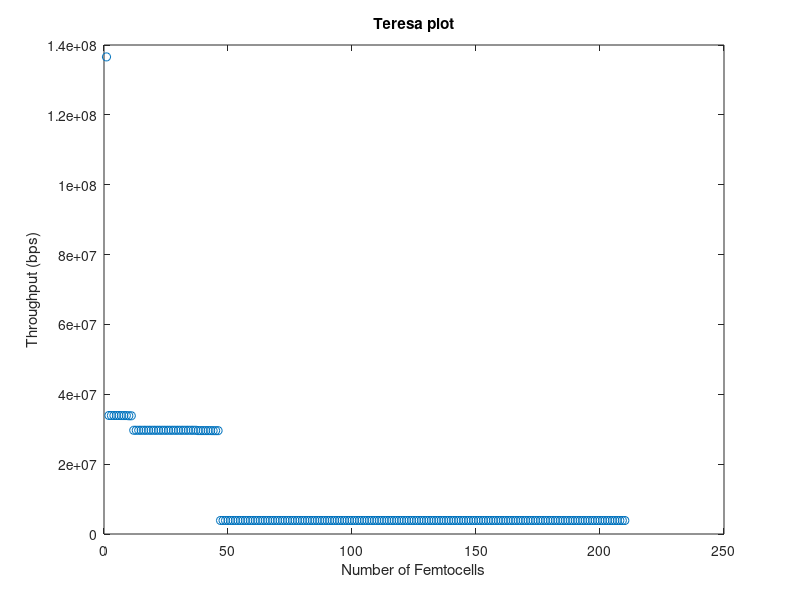
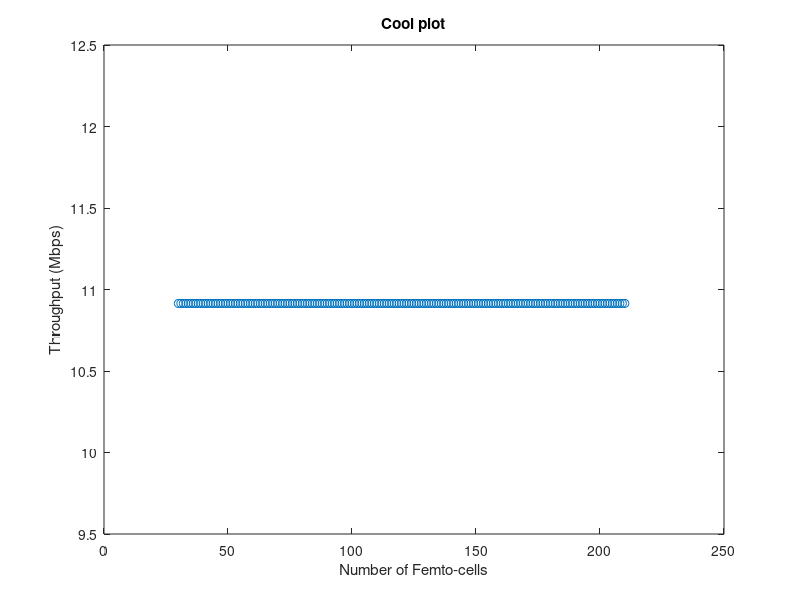

Reproduce these figures in MATLAB, in order.
%**************************************************************************
% Filename: FFR_Simulator.m
% Group Name: GTW-E
% Date: 03/17/2020
% Description: Script used to simulate Fractional Frequency Reuse(FFR)
% medthods for HetNet applications. FFR algorithm is modeled to
% analyze performance tradeoffs. 
%
% FFR Algorithms:
%                FFR-3SL (Proposed Paper) 
%
%**************************************************************************

%----------------------------------------------------
% Common Sim Variables
%----------------------------------------------------
BER     = 10^-5;                % Target Bit Error Rate(BER)
alpha   = -1.5/log(BER);        % Constant for target BER
delta_f  = 15e3;                % Subcarrier spacing (Hz)
CH_BW   = 20e6;                 % Channel Bandwidth (Hz)
Max_Subcarriers = CH_BW/delta_f;% Maximum number of subcarriers
macro_radius = 500;             % Macrocell radius(m)
femto_radius = 30;              % femtocell radius(m)
m_users = 150;                  % Macrocell Users
f_users = 150;                  % Femtocell Users
SCpRB   = 12;                   % Sub-carriers per resource block
Num_RB  = 100;                  % Total number of resource blocks
Num_SC  = Num_RB*SCpRB;         % Number of subcarriers
transmitPower_macro = 20;       % Macrocell transmit power in Watts
MC_TxP_vec  = [10 15 20];       % Macrocell Base Station Transmit Power
transmitPower_femto = 20e-3;	% Femtocell Base Station Transmit Power in Watts
transmitPower_mue   = 1;        % MUE transmit power (ASSUMPTION because the paper doesn't cite one)
Noise_PSD  = -174;              % Noise Power Spectral Density (dBm/Hz)
Num_Mc  = 7;                    % Number of Macrocells
Num_Fc  = 30;                   % Number of Femtocells per macrocell
T_Num_Fc  = 210;                % Total Number of Femtocells
Num_RB  = 100;                  % Number of Resource Blocks
SB_Sect = 4;                    % Subbands per sector
total_subbands = 7;             % Total freq band is divided into 7 subbands A-G
d_vec  = 5;                     % Distance from base station to user in meters
MUE_vec = 1:150;                % vector of macro user equipments to loop through
subcarriers_vec = 1:1333;       % vector of subcarriers. This was calculated by 
                                % dividing the channel bandwidth of 20 MHz by the 
                                % subcarrier spacing of 15 kHz. 
number_of_runs = 100;           % number of times to run the Monte Carlo sim
                         

%**************************************************************************
% FFR-3SL Code (Proposed Paper)
%**************************************************************************
% %-------------------------------------------
% % Macrocell - SINR, Capacity, and Throughput
% %-------------------------------------------
% idx=0;
% Tm_vec = [];
% Nf_vec = 30:210;
% for Nf=Nf_vec
%     
%     % Convert Macrocell power to watts
%     MC_TxP = MC_TxP_vec(3);
%     MC_TxP_W = 10^(MC_TxP/10);
%     
%     % Convert Femtocell power to watts
%     FC_TxP_W = 10^(transmitPower_femto/10);
%     
%     
%     % Summation of M neighboring Macro-cell's Power & Gain products on sub-carrier k
%     % Equation 4 - Denomonator middle summation
%     sigma_PMp_GMp = 0; % Initialize to zero
%     sigma_PF_GF   = 0; % Initialize to zero
%     for m=1:(Num_Mc-1)
%         %d = d_vec(m);
%         d=866;
%         PL_macro = 28.0 + 35*log10(d);
%         Gain = 10^-(PL_macro/10);
%         sigma_PMp_GMp = sigma_PMp_GMp + (MC_TxP_W*Gain);
%         
%         % Summation of F neighboring Femto-cell Power & Gain products on sub-carrier k
%         for f=1:(Num_Fc)
%             % Distance to any interferring femtocell will be 60 - 470m
%             d_femto = round(rand*(470) + (2*femto_radius));
%             PL_femto = 28.0 + 35*log10(d_femto);
%             Gain = 10^-(PL_femto/10);
%             sigma_PF_GF = sigma_PF_GF + (FC_TxP_W*Gain);
%         end
%     
%     end
%     
%     % Calculate channel gain (NOTE: Removing the Xsigma and the |H|
%     % Rayleigh Gaussian distribution).
%     %d_user = round(rand*(macro_radius));
%     d_user = 30;
%     PL_user = 28.0 + 35*log10(d_user);
%     Ch_Gain_W = 10^(-PL_user/10);
%     
%     % SINR equation for a given Macro-cell on sub-carrier k
%     % NOTE: this is equation 4 from the paper
%     SINRmk = (MC_TxP_W*Ch_Gain_W)/(10^((Noise_PSD*delta_f)/10) + sigma_PMp_GMp + sigma_PF_GF);
%     
%     % Capacity of macro user m on sub-carrier k
%     Cmk = delta_f*log2(1+alpha*SINRmk);
%     
%     % Calculate Throughput of the Macro-cell across all m users and all
%     % subcarriers available to user.
%     Tm = 0; % Initialize to zero
%     for m=1:m_users
%         for k=1:Num_SC
%             Beta_km = round(rand);
%             Beta_km = 1;
%             Tm = Tm + Cmk * Beta_km;
%         end
%     end
%     
%     idx = idx+1;
%     Tm_vec(idx) = Tm;
%     
% end


%-------------------------------------------
% Macrocell - SINR, Capacity, and Throughput
%-------------------------------------------
% Precompute femtocell distance vector for simulation
% Distance to any interferring femtocell will be 60 - 470m
d_femto_vec = round(rand(1,Num_Fc)*(470) + (2*femto_radius));   

% Precompute femtocell distance vector for simulation
d_user_vec  = round(rand(1,m_users)*(macro_radius)+1);

idx=0;
SubCarriers_Assigned = 0;
Nf_vec = 30:210;
Tm_macro_vec = zeros(1,length(Nf_vec));
for Nf=Nf_vec
    
    SubCarriers_Assigned = 0;
    Tm_user_vec = zeros(1,m_users);
    for m=1:m_users
        
        % Convert Macrocell power to watts
        MC_TxP = MC_TxP_vec(3);
        MC_TxP_W = 10^(MC_TxP/10);
        
        % Convert Femtocell power to watts
        FC_TxP_W = 10^(transmitPower_femto/10);
        
        
        % Summation of M neighboring Macro-cell's Power & Gain products on sub-carrier k
        % Equation 4 - Denomonator middle summation
        sigma_PMp_GMp = 0; % Initialize to zero
        sigma_PF_GF   = 0; % Initialize to zero
        for mc=1:(Num_Mc-1)
            %d = d_vec(m);
            d=866;
            PL_macro = 28.0 + 35*log10(d);
            Gain = 10^-(PL_macro/10);
            sigma_PMp_GMp = sigma_PMp_GMp + (MC_TxP_W*Gain);
            
            % Summation of F neighboring Femto-cell Power & Gain products on sub-carrier k
            for f=1:(Num_Fc)
                PL_femto = 28.0 + 35*log10(d_femto_vec(f));
                Gain = 10^-(PL_femto/10);
                sigma_PF_GF = sigma_PF_GF + (FC_TxP_W*Gain);
            end
            
        end
        
        % Calculate channel gain (NOTE: Removing the Xsigma and the |H|
        % Rayleigh Gaussian distribution).
        PL_user = 28.0 + 35*log10(d_user_vec(m));
        Ch_Gain_W = 10^(-PL_user/10);
        
        % SINR equation for a given Macro-cell on sub-carrier k
        % NOTE: this is equation 4 from the paper
        SINRmk = (MC_TxP_W*Ch_Gain_W)/(10^((Noise_PSD*delta_f)/10) + sigma_PMp_GMp + sigma_PF_GF);
        
        % Capacity of macro user m on sub-carrier k
        Cmk = delta_f*log2(1+alpha*SINRmk);
        

        % Calculate Throughput of the Macro-cell across all m users and all
        % subcarriers available to user.
        Tm = 0; % Initialize to zero
        for k=1:SCpRB
            
            % Create subcarrier assignments, but only assign up to the
            % alotted maximum number based on bandwidth and channel spacing
            if SubCarriers_Assigned <= Max_Subcarriers
                Beta_km = 1;
                SubCarriers_Assigned = SubCarriers_Assigned + 1;
            else
                Beta_km = 0;
            end
        
            Tm = Tm + Cmk * Beta_km;
        end
        
        % Assign throughput based on macrouser
        Tm_user_vec(m) = Tm;
        
    end
    
    idx = idx+1;
    Tm_macro_vec(idx) = sum(Tm_user_vec);
    
end

    
%%%%%%%%%%%%%%%%%%%%%%%%%%%%%%%%%%%%%%%%%%%%%%%%%%%%%%%%%%%%%%%%%%%%%%%%
% vvv Teresa's Additions vvv

% for ONE MUE in macrocell A, calculate the throughput
% assume MUE is assigned to 8 subcarriers

% 1x30 array for holding all throughput values - intialize all to 0
throughput_macro_array = zeros(1,210);
femto_distances = zeros(1,210);
mue_distances   = zeros(1,1050);
femtocell_array = 1:210;

% increment total femtocells for graphing
% Only include femtocells within macrocell A
for total_femto_count = femtocell_array

    % hold the sum of all MUE throughput - reset at every femtocell
    % increment
    total_throughput = 0;
    
    % multiply noise spectral density by the subcarrier spacing and convert
    % to Watts
    denominator = 10^((Noise_PSD * delta_f)/10);

    % calculate macrocell interference
    % Summation of M neighboring Macro-cell's Power & Gain products on sub-carrier k
    sigma_Pkm_GkmM = 0; % Initialize to zero
    % loop from 1 to total macrocells-1 because we aren't counting the cell
    % we are in
    for m=1:(Num_Mc-1)
        % assuming macrocell A, all other towers are 866 m away
        d_macro = 866;
        % outdoor pathloss - equation (2) from paper
        PL_macro = 28.0 + 35*log10(d_macro);

        % equation (3) from paper
        CG_macro = 10^-(PL_macro/10);

        % Add up all the interferers
        sigma_Pkm_GkmM = sigma_Pkm_GkmM + (transmitPower_macro*CG_macro);
    end

    % add the macrocell interferers to the denom 
    denominator = denominator + sigma_Pkm_GkmM;

    % femtocell interference
    % Summation of F neighboring Femto-cell Power & Gain products on sub-carrier k
    sigma_PkF_GkmF = 0; % Initialize to zero

    % Only include femtocells within macrocell A
    % TODO: how to calculate distances to femtocells in neighboring macrocells
    for f=1:total_femto_count
           
        % if this femto distance hasn't been populated yet, populate it
        if femto_distances(f) == 0
            % choose a random distance within this macrocell
        % TODO: create an array from 1-30 within each macrocell of random,
        % non-repeating distances?
        % randomize femtocell radius for entirety of network radius
            femto_distances(f) = randi([1, 1299]);
        end
        
        d_femto = femto_distances(f);
        
        PL_femto = 28.0 + 35*log10(d_femto);
        CG_femto = 10^-(PL_femto/10);
        sigma_PkF_GkmF = sigma_PkF_GkmF + (transmitPower_femto*CG_femto);
    end

    % add the macrocell interferers to the denom 
    denominator = denominator + sigma_PkF_GkmF;
    
    % Loop through all MUEs in the network
    for mue = 1:1050
        
        % if this femto distance hasn't been populated yet, populate it
        if mue_distances(mue) == 0
            % choose a random distance within the entire network
            mue_distances(mue) = randi([1, 1299]);
        end
        
        d_mue = mue_distances(mue);
       
        % Calculate for ONE subcarrier
        % assign the MUE to subcarriers (a 2D array of Beta?)
        % calculate the PL of the MUE based on that distance
        PL_mue = 28.0 + 35*log10(d_mue);

        % calculate channel gain for MUE
        CG_mue = 10^-(PL_mue/10);

        % numerator of the SINR equation
        % **NOTE From Eric: I read throught the paper and the references and this
        % power needs to be the macrocell transmit power. 
        numerator = transmitPower_macro * CG_mue;

        % combine values into SINR
        SINR_km = numerator / denominator;

        % calculate channel capacity
        channelCapacity_macro = delta_f * log2(1 + (alpha * SINR_km));

        % multiply beta and the channel capacity
        % each MUE is assigned to 8 subcarriers, so multiply channel capacity by 8
        % (because 8 of the Beta values will be 1 and we are summing over all
        % subcarriers)
        throughput_macro = channelCapacity_macro * 8;
        
        total_throughput = total_throughput + throughput_macro;
    end
        
    % assign the throughput for this femtocell increment to the array
    throughput_macro_array(total_femto_count) = total_throughput;
end

figure; 
plot(femtocell_array,throughput_macro_array, 'o');
xlabel('Number of Femtocells');
ylabel('Throughput (bps)');
title('Teresa plot');

% ^^^ Teresa's Additions ^^^
%%%%%%%%%%%%%%%%%%%%%%%%%%%%%%%%%%%%%%%%%%%%%%%%%%%%%%%%%%%%%%%%%%%%%%%%

%-------------------------------------------
% Femtocell - SINR, Capacity, and Throughput
%-------------------------------------------










%**************************************************************************
% Figures/Plots
%**************************************************************************

figure; 
plot(Nf_vec,(Tm_macro_vec/1e6), 'o');
xlabel('Number of Femto-cells');
ylabel('Throughput (Mbps)');
title('Cool plot');
